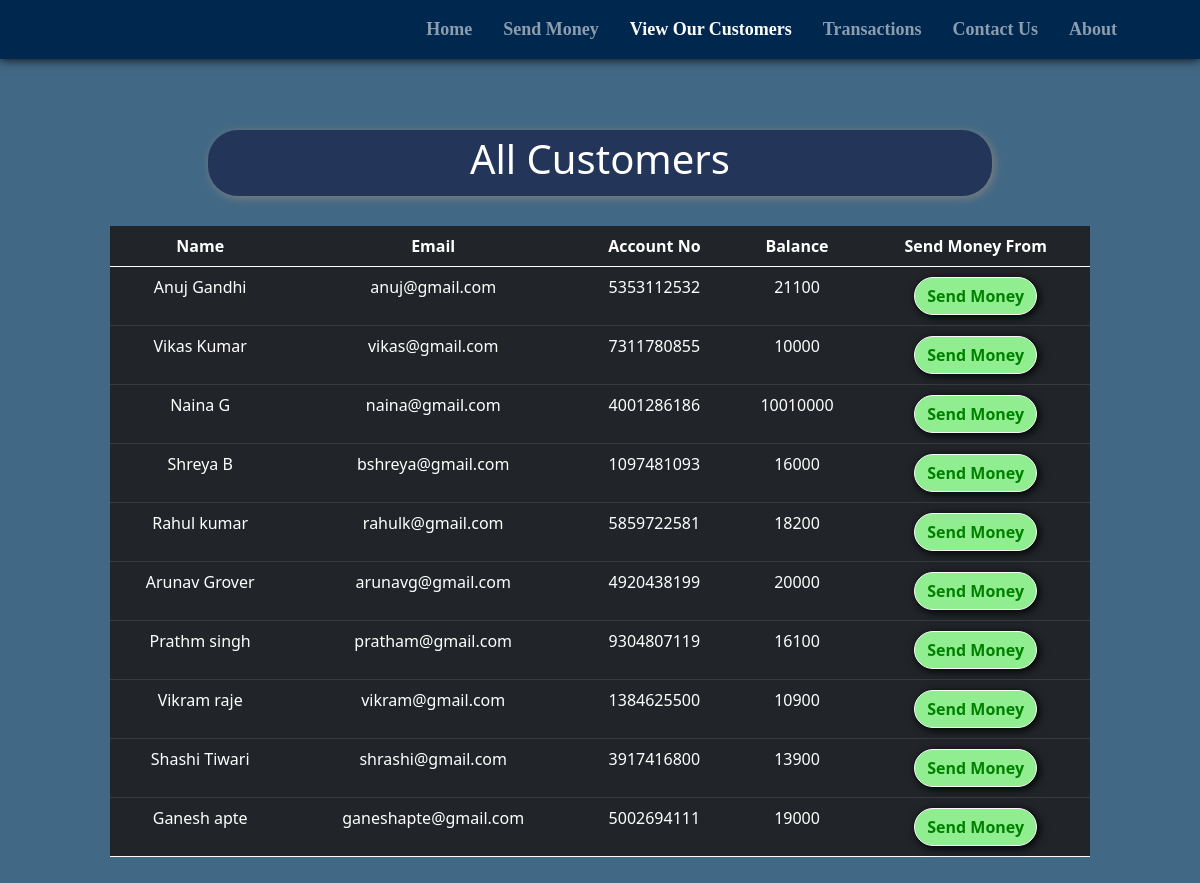
/all_cust.php, run on the app's committed database.
### tables this page shows
CREATE TABLE `users` (
  `sr` int(11) NOT NULL,
  `name` varchar(20) NOT NULL,
  `email` varchar(20) NOT NULL,
  `accno` varchar(10) NOT NULL,
  `blc` bigint(20) NOT NULL
);

### all_cust.php (the view, shortened to what this page needs)
<!doctype html>
<html lang="en">
<head>
    <link href="https://cdn.jsdelivr.net/npm/bootstrap@5.0.2/dist/css/bootstrap.min.css" rel="stylesheet"
>
    <link rel="stylesheet" href="https://cdnjs.cloudflare.com/ajax/libs/font-awesome/5.15.3/css/all.min.css"
 />
</head>
<body style="background-color:#212529;">
    <?php include 'spin.php'; ?>
    <nav class="navbar navbar-expand-lg navbar-dark bg-dark fixed fixed-top"
        style="font-family:candara; font-size:18px; box-shadow: 0px 0px 10px 0px black;">
        <div class="container-fluid">
        </div>
        <div class="collapse navbar-collapse" id="navbarSupportedContent">
            <b>
                <ul class="navbar-nav ">
                    <li class="nav-item nav-links" style="margin-left:15px;">
                        <a class="nav-link text-nowrap" aria-current="page" href="index.php">Home</a>
                    </li>
                    <li class="nav-item" style="margin-left:15px; ">
                        <a class="nav-link text-nowrap" href="send_money.php">Send Money</a>
                    </li>
                    <li class="nav-item" style="margin-left:15px;">
                        <a class="nav-link text-nowrap active" href="all_cust.php">View Our Customers</a>
                    </li>
                    <li class="nav-item" style="margin-left:15px;">
                        <a class="nav-link text-nowrap" href="transactions.php">Transactions</a>
                    </li>
                    <li class="nav-item" style="margin-left:15px;">
                        <a class="nav-link text-nowrap" href="contact_us.php">Contact Us</a>
                    </li>
                    <li class="nav-item" style="margin-left:15px; margin-right:75px;">
                        <a class="nav-link text-nowrap" href="about_us.php">About</a>
                    </li>
                </ul>
            </b>
        </div>
    </nav>
    <center>
        <div class="container" style="margin-top: 10%; padding:10px 80px 10px 80px; ">
            <div
                style="width:80%; background-color:#08023080; padding:5px 5px 5px 5px; border-radius:30px; box-shadow: 2px 2px 10px gray;">
                <h1 style=" color:white;">All Customers</h1>
            </div>
            <?php
    $conn = mysqli_connect($servername, $username, $password, $database);
    if(!$conn){
        die("Connection not established: ".mysqli_connect_error());
    }else{
        $sql = "SELECT * FROM `users`";
        $result = mysqli_query($conn, $sql);
?>
            <table class="table table-dark" style="margin-top: 30px;">
                <thead>
                    <tr>
                        <th scope="col">Name</th>
                        <th scope="col">Email</th>
                        <th scope="col">Account No</th>
                        <th scope="col">Balance</th>
                        <th scope="col">Send Money From</th>
                    </tr>
                </thead>
                <?php
echo "<tbody>";
        while($row = mysqli_fetch_assoc($result)){
        echo    '
            <tr>
              <td>'.$row['name'].'</td>
              <td>'.$row['email'].'</td>
              <td>'.$row['accno'].'</td>
              <td>'.$row['blc'].'</td>
              <td style="padding:10px 10px 10px 10px">
              <a href="send_money.php?reads='.$row['accno'].'"
              <button type="button" class="btn mybtn btn-outline-light">Send Money</button>
              </a>
              </td>
            </tr>';
    }
    }
    echo "</tbody>";
?>
        </div>
    </center>
</body>
</html>

### spin.php (shortened to what this page needs)
<html>
<head>
<link rel="stylesheet" href="https://cdnjs.cloudflare.com/ajax/libs/font-awesome/5.15.3/css/all.min.css" />
</head>
<body>
    </body>
</html>

### all_cust.php (style rules this page uses)
.navbar { background-color:#00274e!important; }
body { background-color:#416885!important; }
th, td { text-align: center; }
.mybtn { box-shadow: 2px 2px 10px black; border-radius: 30px; font-weight: bold; background-color: lightgreen; color: green; }

### data on the page
users: name "Anuj Gandhi", email "anuj@gmail.com", accno "5353112532", blc "21100"
users: name "Vikas Kumar", email "vikas@gmail.com", accno "7311780855", blc "10000"
users: name "Naina G", email "naina@gmail.com", accno "4001286186", blc "10010000"
users: name "Shreya B", email "bshreya@gmail.com", accno "1097481093", blc "16000"
users: name "Rahul kumar", email "rahulk@gmail.com", accno "5859722581", blc "18200"
users: name "Arunav Grover", email "arunavg@gmail.com", accno "4920438199", blc "20000"
users: name "Prathm singh", email "pratham@gmail.com", accno "9304807119", blc "16100"
users: name "Vikram raje", email "vikram@gmail.com", accno "1384625500", blc "10900"
users: name "Shashi Tiwari", email "shrashi@gmail.com", accno "3917416800", blc "13900"
users: name "Ganesh apte", email "ganeshapte@gmail.com", accno "5002694111", blc "19000"
